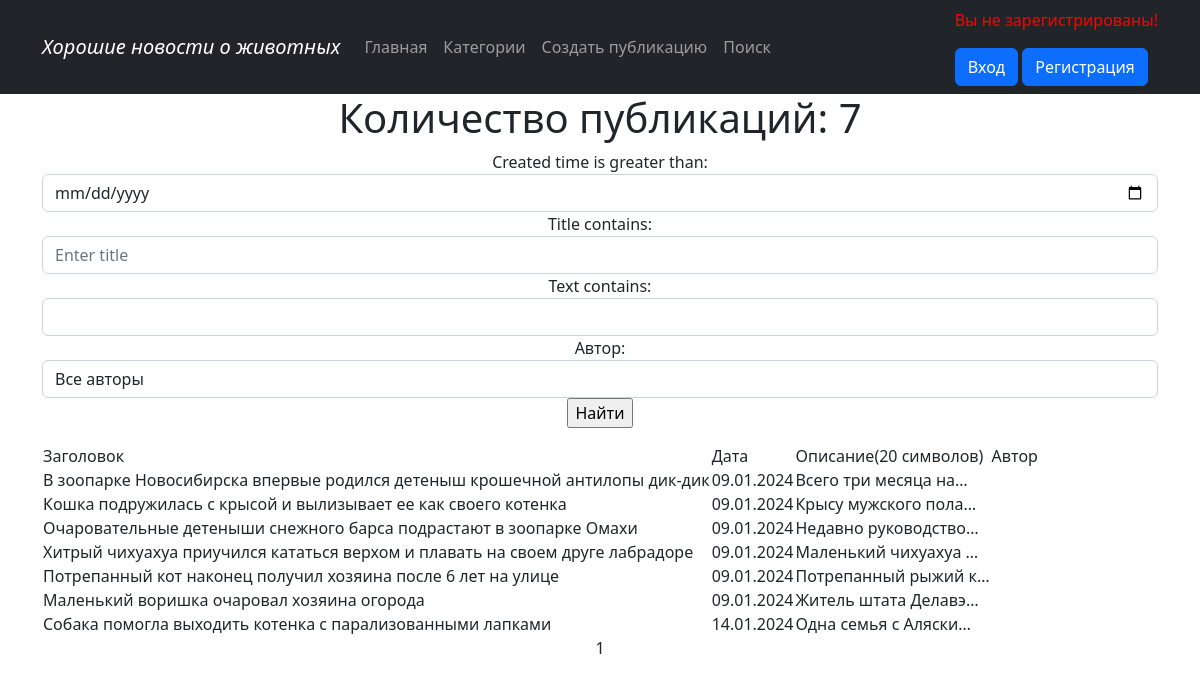
Page /news/search/ on the earlier database version.
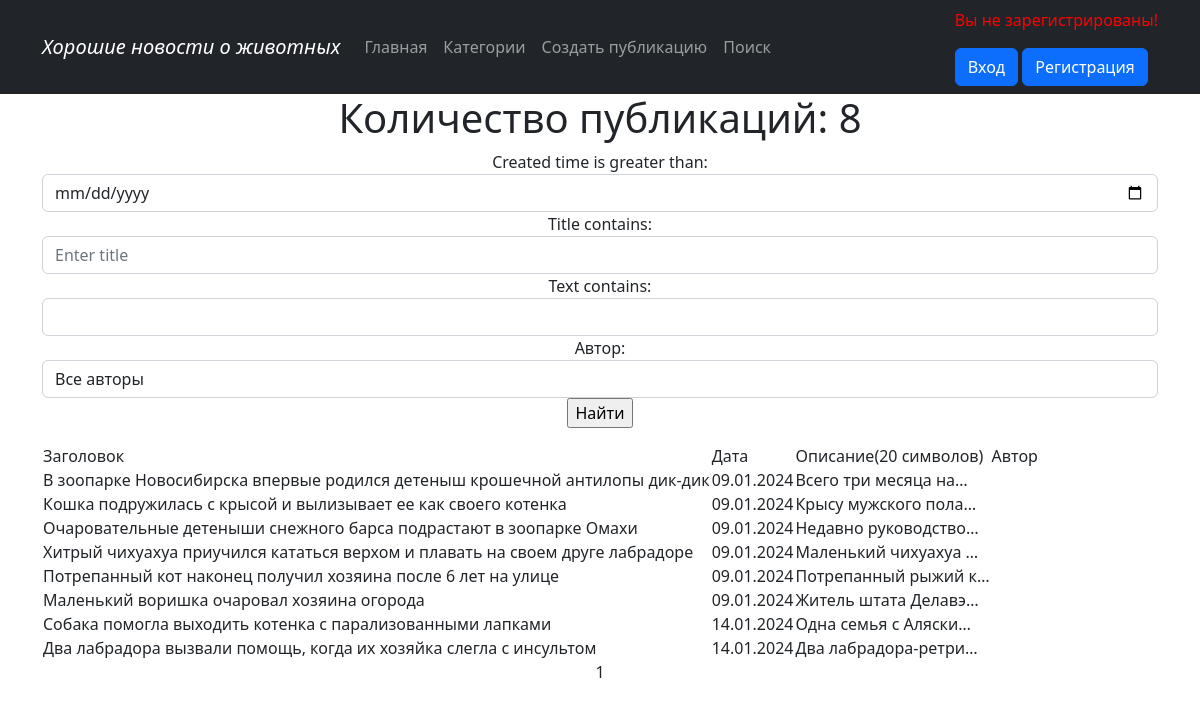
Same page on the later database version.
### news/models.py (models this page shows, shortened)
class Post(models.Model):
    author = models.ForeignKey(Author, on_delete=models.CASCADE)
    content_type = models.CharField(max_length=10, choices=[
        ('статья', 'Статья'), ('новость', 'Новость')])
    created_time = models.DateTimeField(auto_now_add=True)
    categories = models.ManyToManyField(Category, through='PostCategory',
                                        related_name='PostCategory')
    title = models.CharField(max_length=255)
    text = models.TextField()
    rating = models.IntegerField(default=0)

### news/views.py (the view)
# urls.py: path('search/', SearchNews.as_view()),
class SearchNews(FilterView):
    model = Post
    filterset_class = PostFilter
    template_name = 'search.html'
    paginate_by = 10
    context_object_name = 'news'

### news/models.py (called while the page is built)
    def __str__(self):
        return self.user.username

### news/templatetags/custom_filters.py (called while the page is built)
@register.filter()
def censor(text):
    list_words = text.split()
    censor_words = {'салюты', 'игрушки', }
    censor_text = []
    if isinstance(text, str):
        for word in list_words:
            if word.lower() in censor_words:
                word = f'{word[0]}{"*" * (len(word) - 2)}{word[-1]}'
            censor_text.append(word)
        return ' '.join(censor_text)

### templates/search.html (shortened to what this page needs)
{% extends 'flatpages/default.html' %}
{% load custom_filters %}
{% block content %}
<h1>Количество публикаций: {{ news | length}}</h1>
<form method="GET">
    {{ filter.form }}
    <input type="submit" value="Найти">
</form>
{% if news %}
<table>
<tr>
    <td>Заголовок</td>
    <td>Дата</td>
    <td>Описание(20 символов)</td>
    <td>Автор</td>
</tr>
{% for item in filter.qs %}
    <tr>
        <td>{{ item.title | censor }}</td>
        <td>{{ item.created_time | date:'d.m.Y' }}</td>
        <td>{{ item.text | truncatechars:20 }}</td>
        <td>{{ item.autor | censor }}</td>
    </tr>
    {% endfor %}
</table>
{% else %}
<h2>Нечего выводить!</h2>
{% endif %}
{{ page_obj.number }}
{% endblock content %}

Differences in the rows shown:
added Post: title|censor "Два лабрадора вызвали помощь, когда их хозяйка слегла с инсультом", created_time "14.01.2024", text "Два лабрадора-ретри…"
Other differences:
{{ news | length }}: "7" → "8"
